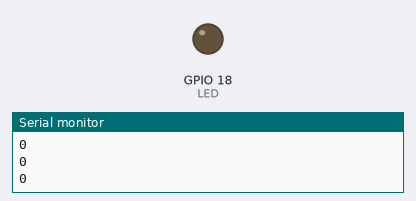
Recording of a sketch running on a simulated ESP32. On the bench: output pins drawn as LEDs (lit = HIGH), the last lines printed to the serial monitor. Dashed ring = blinking. Random numbers use the default seed unless the sketch sets one.

Above: at 0.5 s.
At 2.1 s:
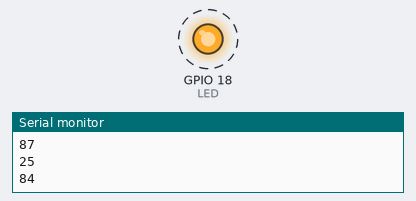
Timing chart, 0 to 3.0 s (numbered marks = the images above):
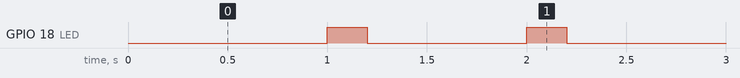

The sketch:

RTOS_Random_1s.ino
```cpp
// Programa que toma muestras random cada 100 ms, las muestra cada 1s y enciende un led 200 ms
// Created by Diego Remon
// https://github.com/DiegoRemonn/Arquitectura-Arduino-Nano-33-BLE

#include <Arduino.h>

// Declaración de variables y pines
int LED = 18;
int list_acc[50];
int idx = 0;
bool send_flag = false;

void setup() {
  // put your setup code here, to run once:
  // Inicializacion del puerto serie
  Serial.begin(115200);
  while(!Serial);

  pinMode(LED, OUTPUT);
  randomSeed(analogRead(0));

  // Inicialización de las tres tareas
  xTaskCreate(Tarea1,"Tarea1",10000,NULL,0,NULL); // Mayor prioridad al muestreo
  xTaskCreate(Tarea2,"Tarea2",10000,NULL,1,NULL); // Muestra por pantalla
  xTaskCreate(Tarea3,"Tarea3",10000,NULL,1,NULL); // Enciende led
}

void loop() {
  delay(1000);
}

void Tarea1( void * parameter ) {
  // Muestreo dato random
  while(true){
    int acc = random(0,100);
    list_acc[idx] = acc;
    idx = (idx+1)%10;
    delay(100);
  }
  vTaskDelete( NULL ); // Finalizo tarea
}

void Tarea2( void * parameter) {
  // Muestro los diez valores muestreados
  while(true){
    Serial.println("Datos nuevos:");
    for(int i=0;i<10;i++){
      Serial.println(list_acc[i]);
    }
    delay(1000);
    send_flag = true;
  }
  vTaskDelete( NULL ); // Finalizo tarea
}

void Tarea3( void * parameter) {
  // Enciendo LED tras mostrar
  while(true){
    if (send_flag){
      digitalWrite(LED,HIGH);
      //Serial.println("LED ON");
      send_flag = false;
    }
    delay(200);
    //Serial.println("LED OFF");
    digitalWrite(LED,LOW);
  }
  vTaskDelete( NULL ); // Finalizo tarea
}
```

Measured:
- by itself, GPIO 18 (LED): alternates HIGH for 0.20 s and LOW for 0.80 s
